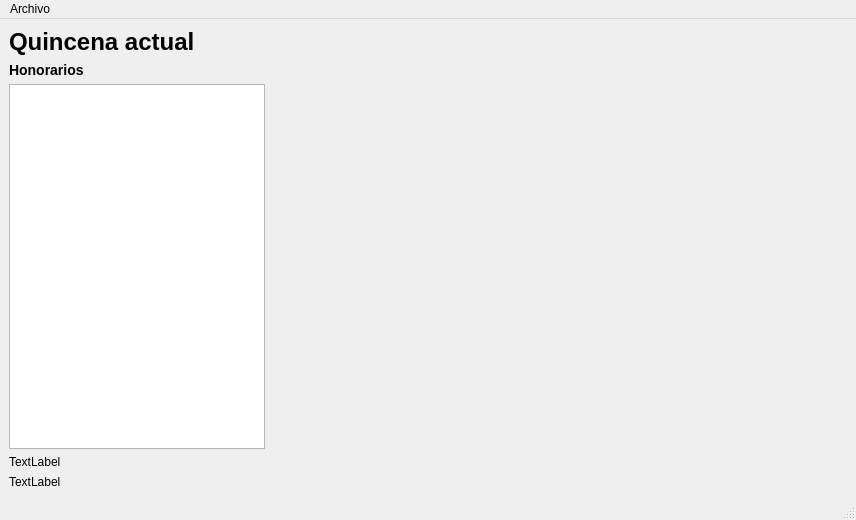
<?xml version="1.0" encoding="UTF-8"?>
<ui version="4.0">
 <class>MainWindow</class>
 <widget class="QMainWindow" name="MainWindow">
  <property name="geometry">
   <rect>
    <x>0</x>
    <y>0</y>
    <width>856</width>
    <height>520</height>
   </rect>
  </property>
  <property name="windowTitle">
   <string>DRH :: Nomina honorarios</string>
  </property>
  <widget class="QWidget" name="centralwidget">
   <layout class="QFormLayout" name="formLayout">
    <item row="0" column="0">
     <widget class="QLabel" name="label">
      <property name="text">
       <string>&lt;h1&gt;Quincena actual&lt;/h1&gt;</string>
      </property>
     </widget>
    </item>
    <item row="1" column="0">
     <widget class="QLabel" name="label_2">
      <property name="text">
       <string>&lt;h3&gt;Honorarios&lt;/h3&gt;</string>
      </property>
     </widget>
    </item>
    <item row="3" column="0">
     <widget class="QLabel" name="label_3">
      <property name="text">
       <string>TextLabel</string>
      </property>
     </widget>
    </item>
    <item row="4" column="0">
     <widget class="QLabel" name="label_4">
      <property name="text">
       <string>TextLabel</string>
      </property>
     </widget>
    </item>
    <item row="2" column="0">
     <widget class="QListView" name="listView"/>
    </item>
   </layout>
  </widget>
  <widget class="QMenuBar" name="menubar">
   <property name="geometry">
    <rect>
     <x>0</x>
     <y>0</y>
     <width>856</width>
     <height>21</height>
    </rect>
   </property>
   <widget class="QMenu" name="menuArchivo">
    <property name="title">
     <string>Archivo</string>
    </property>
    <addaction name="actionSalir"/>
   </widget>
   <addaction name="menuArchivo"/>
  </widget>
  <widget class="QStatusBar" name="statusbar"/>
  <action name="actionSalir">
   <property name="text">
    <string>Salir</string>
   </property>
   <property name="statusTip">
    <string>Slir de la paplicación</string>
   </property>
   <property name="shortcut">
    <string>Ctrl+Q</string>
   </property>
  </action>
 </widget>
 <resources/>
 <connections/>
</ui>
